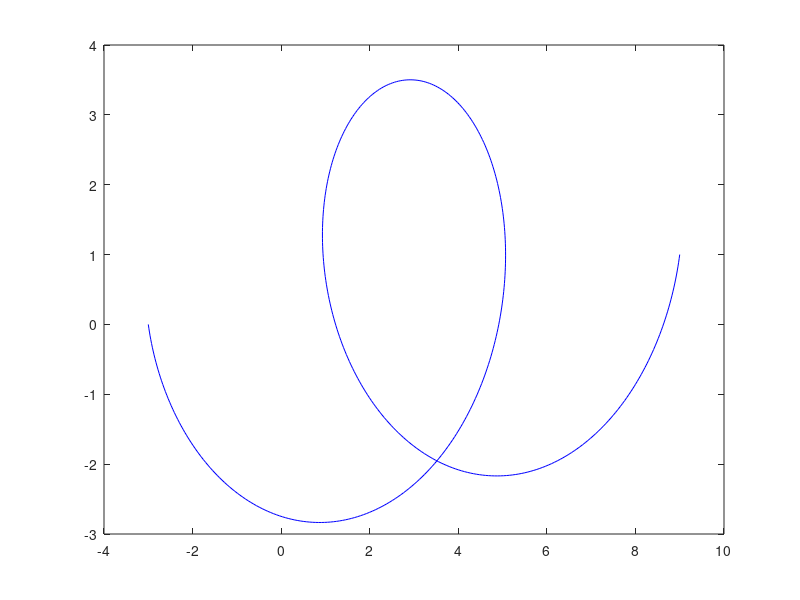

Here is the MATLAB script that generated this plot: (Note: this script raises an error after producing the figure.)
% self intersecting curves eigenvector analysis
N=501;
th=linspace(-pi,2*pi,N);
R=3;
x=R*cos(th)+linspace(0,6,N);
y=R*sin(th)+linspace(0,1,N);
plot(x,y,'b');
X_selfintersect=[x',y'];
[A_selfintersect,W_selfintersect] = PBC_main(X_selfintersect,20,0.9,3,0.01);
% W: eigenvector
%scatter(X_selfintersect(:,1),X_selfintersect(:,2),3,W_selfintersect(:,1))

% Circle eigenvector
th = 0:pi/250:2*pi;
xunit = 1 * cos(th) ;
yunit = 1 * sin(th) ;
X_circle=[xunit',yunit'];
[A_circle,W_circle] = PBC_main(X_circle,20,0.9,3,number_eigenvector);
%scatter(X_circle(:,1),X_circle(:,2),3,W_circle(:,1))
norm(eig(A_circle)-eig(A_selfintersect),2)
%norm(W_circle-W_selfintersect,2)


% Circle opening a gap.
th = 0:(pi/500*1):(1*pi);
xunit = 1 * cos(th) ;
yunit = 1 * sin(th) ;
X_opencircle=[xunit',yunit'];
[A_opencircle,W_opencircle] = PBC_main(X_opencircle,20,0.9,3,number_eigenvector);
%scatter(X_opencircle(:,1),X_opencircle(:,2),3,W_opencircle(:,1))
norm(eig(A_opencircle)-eig(A_selfintersect),2)
%norm(W_opencircle-W_selfintersect,2)

